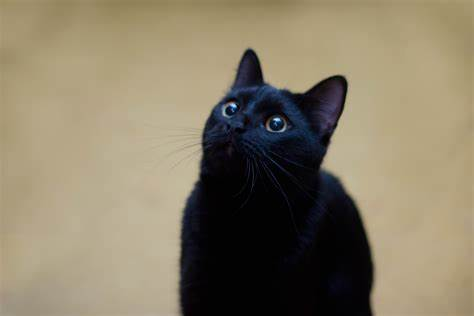
#> input picture cat.jpeg, 474 x 316 px
$ python main.py
#> lines starting #> are read from the running program, lines starting #| are printed output that depends on the picture
import cv2
import numpy as np

# Fungsi untuk membuat watermark
def create_watermark(x, y):
    # x = height, y = weight, k = scaling factor
    # Membuat watermark dengan ukuran x dan y
    # np.random.randint menghasilkan watermark berbasis pseudorandom berdasarkan waktu saat ini
    watermark = np.random.randint(2, size = (x, y)).astype(np.int16)
    # Mengubah nilai 0 menjadi -1
    watermark[watermark == 0] = -1
    return watermark

def embed_watermark(img, watermark):
    watermarkedimage = cv2.add(img, watermark)
    return watermarkedimage

def detect_watermark(watermark, watermarkedimage):
    watermark[watermark == -1] = 0
    watermark = watermark.astype(np.uint8)
    watermarkedimage = watermarkedimage.astype(np.uint8)
    correlation = cv2.matchTemplate(watermarkedimage, watermark, cv2.TM_CCORR)
    if correlation > 0.9:
        return True
    else:
        return False

# Menerima input gambar dan mengubahnya menjadi grayscale
img = cv2.imread('cat.jpeg', cv2.IMREAD_GRAYSCALE)
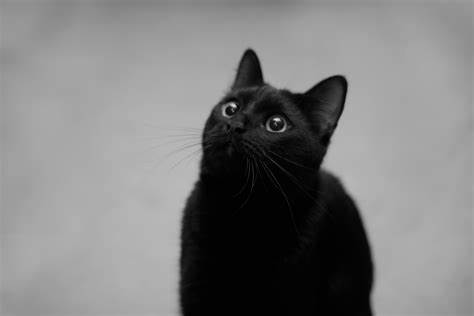
#> img: shape (316, 474); min 0, max 229, mean 125.8
img = np.array(img, dtype=np.int16)

# Menerima input scaling factor
k = int(input("Masukkan scaling factor: "))
#> the answer given: 3

# Meneria input nama file hasil watermarking yang diinginkan
filename = input("Masukkan nama file hasil watermarking spasial: ")
#> the answer given: cat.jpeg

x, y = img.shape[:2]
#> x = 316; y = 474
watermark = create_watermark(x, y) * k
watermarkedimage = embed_watermark(img, watermark)
#> in embed_watermark, `watermarkedimage = cv2.add(img, watermark)`:
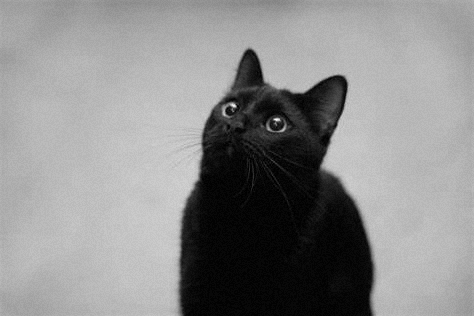
#> watermarkedimage: shape (316, 474) int16; min -3, max 232, mean 125.8; drawn with min black and max white


# Menyimpan gambar hasil watermarking pada folder images
cv2.imwrite(f'images/{filename}.png', watermarkedimage)

# Mengecek apakah watermark berhasil ditanamkan
if detect_watermark(watermark, watermarkedimage):
#> in detect_watermark, `watermark[watermark == -1] = 0`:
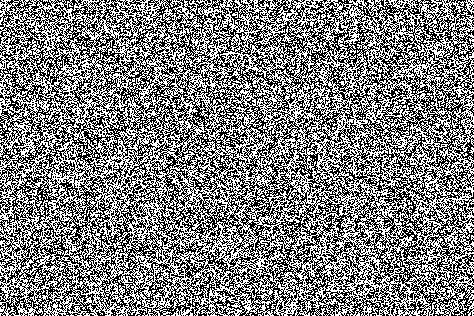
#> watermark: shape (316, 474) int16; values -3 (black) and 3 (white), 50.1% white; black in thin lines or dots
#> in detect_watermark, `watermark = watermark.astype(np.uint8)`: watermark: shape (316, 474); values 3 (black) and 253 (white), 49.9% white in thin lines or dots
#> in detect_watermark, `watermarkedimage = watermarkedimage.astype(np.uint8)`:
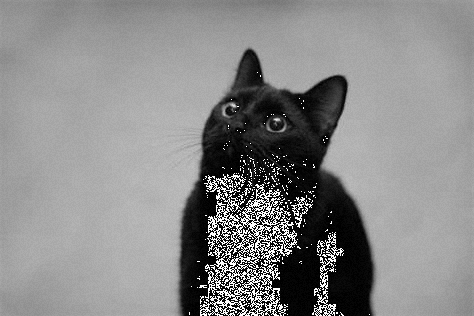
#> watermarkedimage: shape (316, 474); min 0, max 255, mean 136.6
#> in detect_watermark, `correlation = cv2.matchTemplate(watermarkedimage, watermark, cv2.TM_CC..`: correlation = [2.76e+09]
    print("Watermark terdeteksi")
else:
    print("Watermark tidak terdeteksi")
